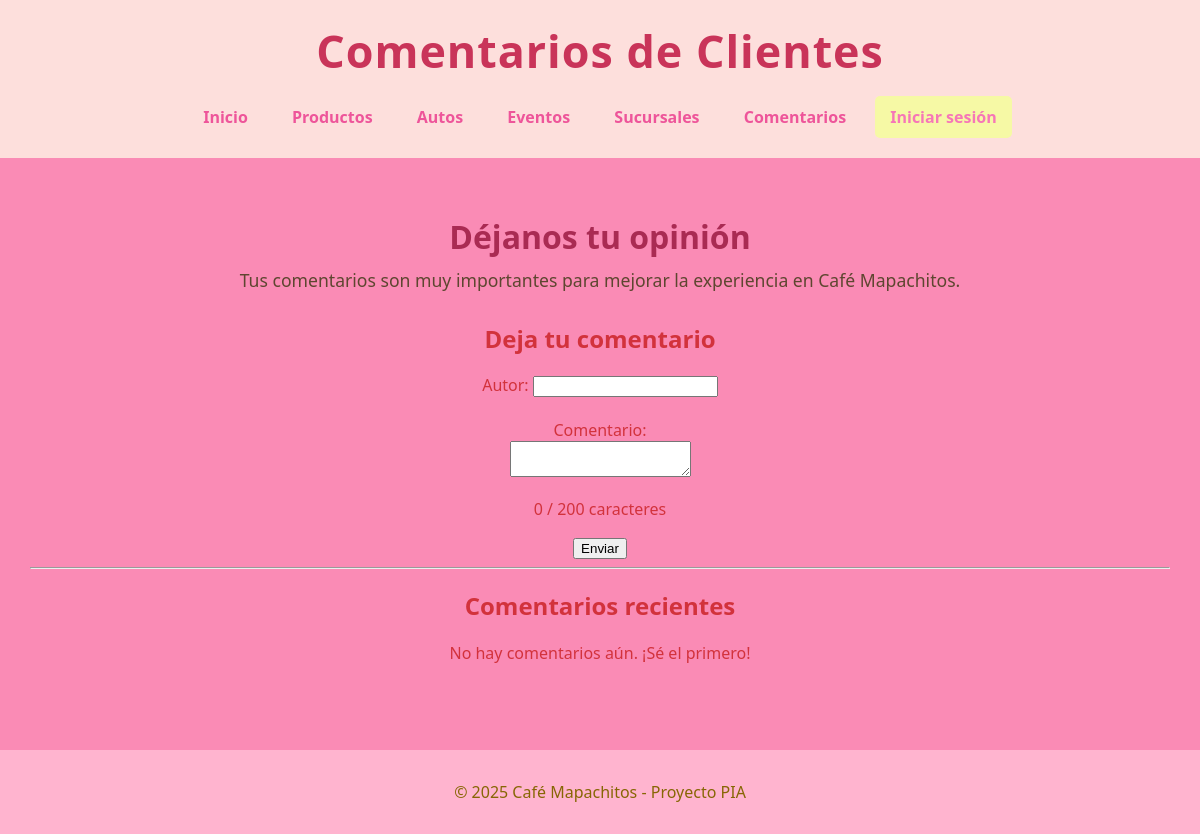
The app's page /comentarios/, older data.
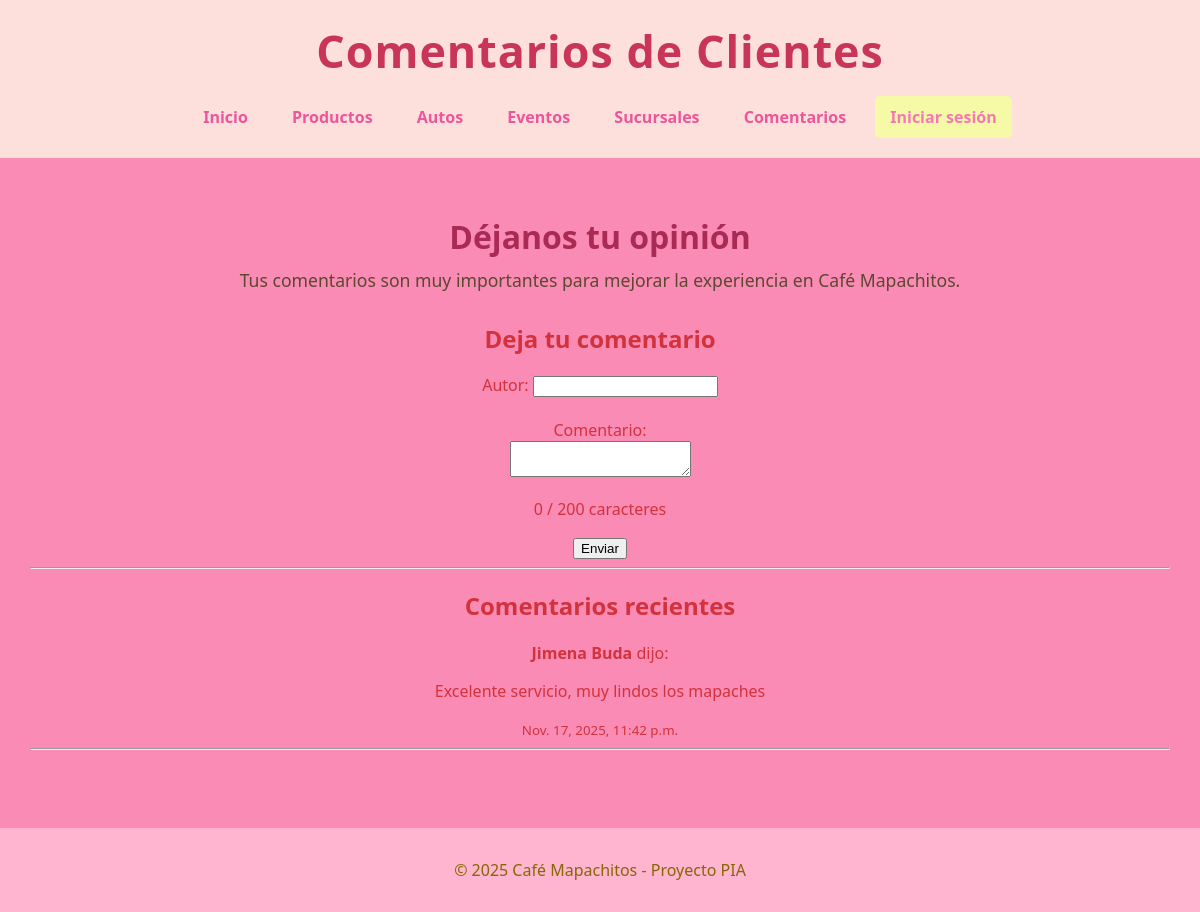
The same page, newer data.
### pagina/models.py (models this page shows, shortened)
class Comentario(models.Model):
    autor = models.CharField(max_length=100)
    texto = models.TextField()
    fecha = models.DateTimeField(auto_now_add=True)

### pagina/views.py (the view, shortened to what this page needs)
# urls.py: path('comentarios/', views.comentarios, name='comentarios'),
def comentarios(request):
    lista_comentarios = Comentario.objects.all().order_by('-fecha')
    return render(request, 'pagina/comentarios.html', {'comentarios': lista_comentarios})

### pagina/templates/pagina/comentarios.html (shortened to what this page needs)
{% load static %}
<!DOCTYPE html>
<html lang="es">
<head>
    <link rel="stylesheet" href="{% static 'estilos.css' %}">
</head>
<body>
<header class="header">
    <h1 class="titulo-principal">Comentarios de Clientes</h1>
    <nav class="menu">
        <a href="{% url 'inicio' %}">Inicio</a>
        <a href="{% url 'productos' %}">Productos</a>
        <a href="{% url 'autos' %}">Autos</a>
        <a href="{% url 'eventos' %}">Eventos</a>
        <a href="{% url 'sucursales' %}">Sucursales</a>
        <a href="{% url 'comentarios' %}">Comentarios</a>
        <a href="/admin/login/" class="login-btn">Iniciar sesión</a>
    </nav>
</header>
<main class="contenido">
    <h2 class="subtitulo">Déjanos tu opinión</h2>
    <p class="descripcion-menu">
        Tus comentarios son muy importantes para mejorar la experiencia en Café Mapachitos.
    </p>
    <form action="" method="post">
 <h2>Deja tu comentario</h2>
    <form method="POST">
        <label>Autor:</label>
        <input type="text" name="autor" required><br><br>
        <label>Comentario:</label><br>
        <textarea name="texto" id="textoComentario" maxlength="200" required></textarea>
        <p id="contador">0 / 200 caracteres</p>
        <button type="submit">Enviar</button>
    </form>
    <hr>
    <h2>Comentarios recientes</h2>
    {% for c in comentarios %}
        <div class="comentario">
            <p><strong>{{ c.autor }}</strong> dijo:</p>
            <p>{{ c.texto }}</p>
            <small>{{ c.fecha }}</small>
        </div>
        <hr>
    {% empty %}
        <p>No hay comentarios aún. ¡Sé el primero!</p>
    {% endfor %}
</main>
<footer class="footer">
    <p>© 2025 Café Mapachitos - Proyecto PIA</p>
</footer>
</body>
</html>

Row changes from the older to the newer data that the page shows:
added Comentario: autor "Jimena Buda", texto "Excelente servicio, muy lindos los mapaches", fecha "Nov. 17, 2025, 11:42 p.m."
Text that changed along with them:
text no longer shown: "No hay comentarios aún. ¡Sé el primero!"
